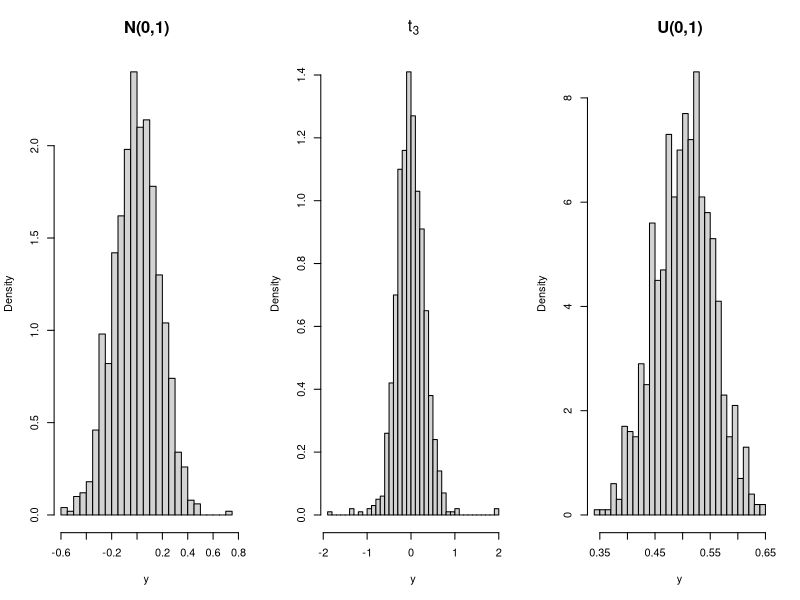
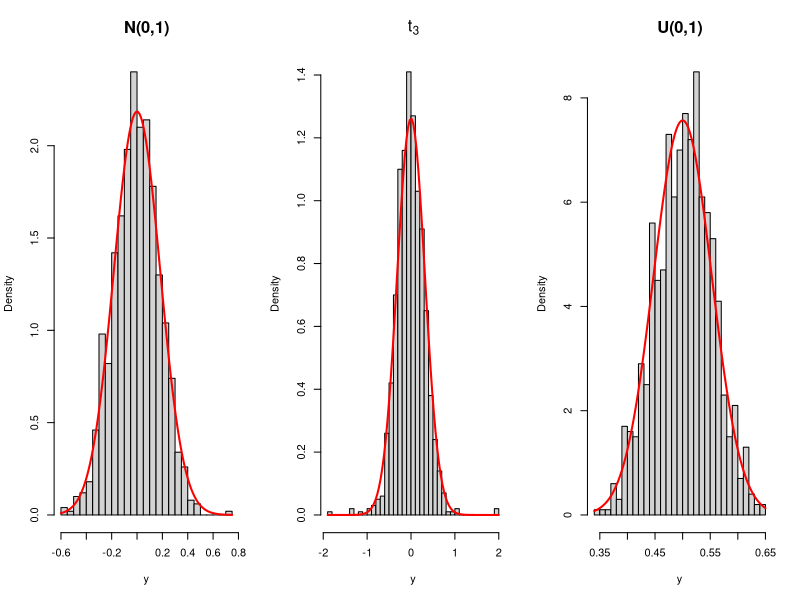
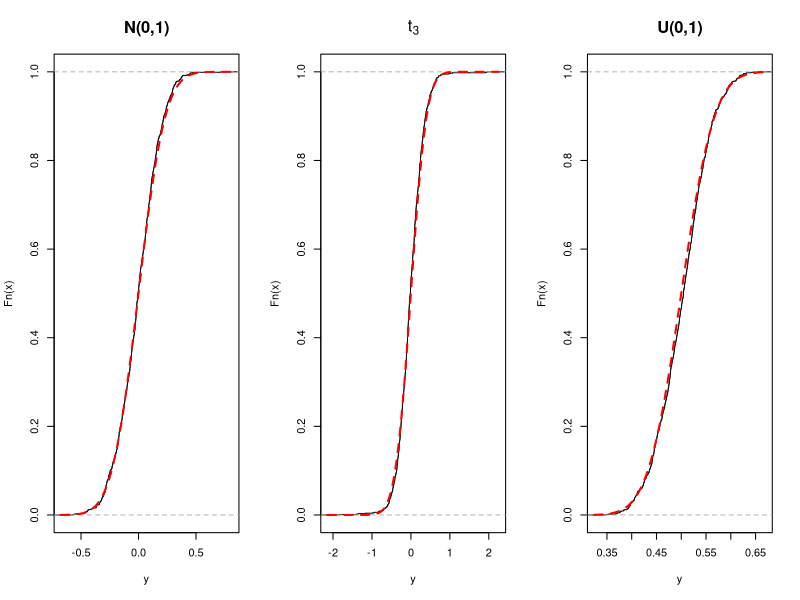
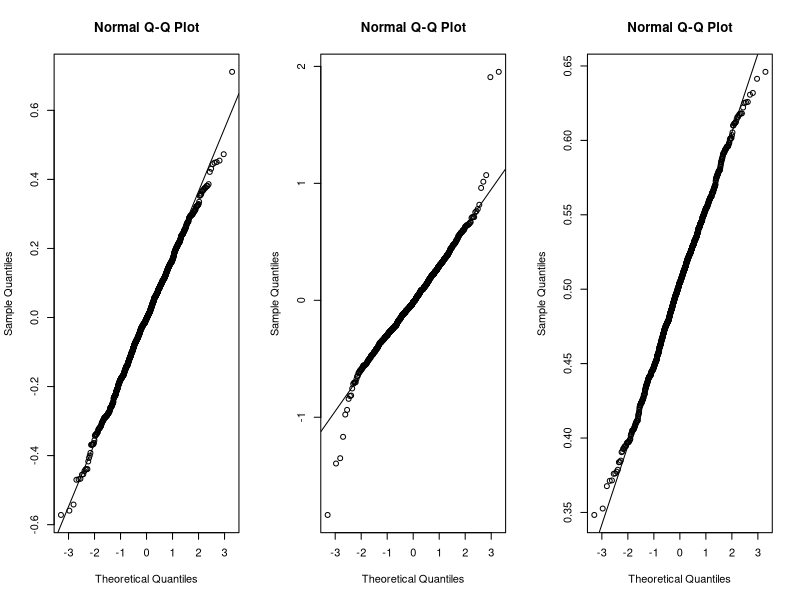
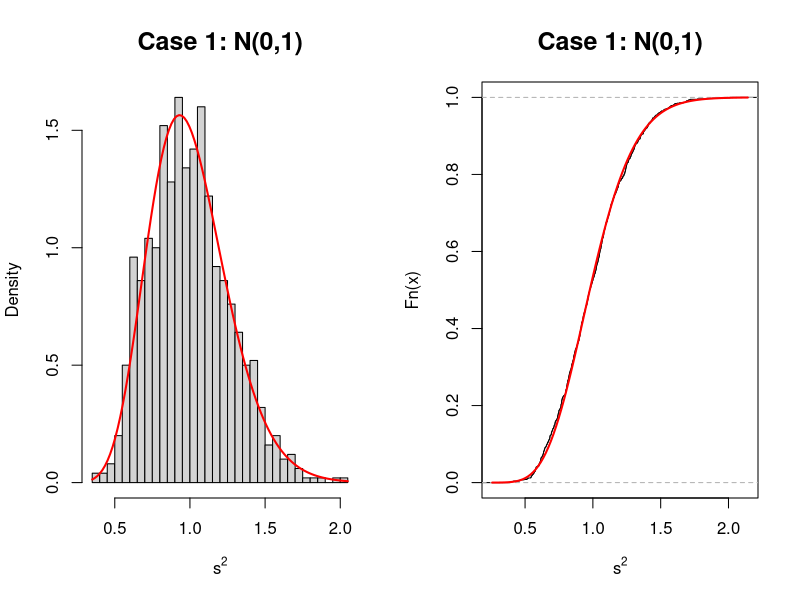
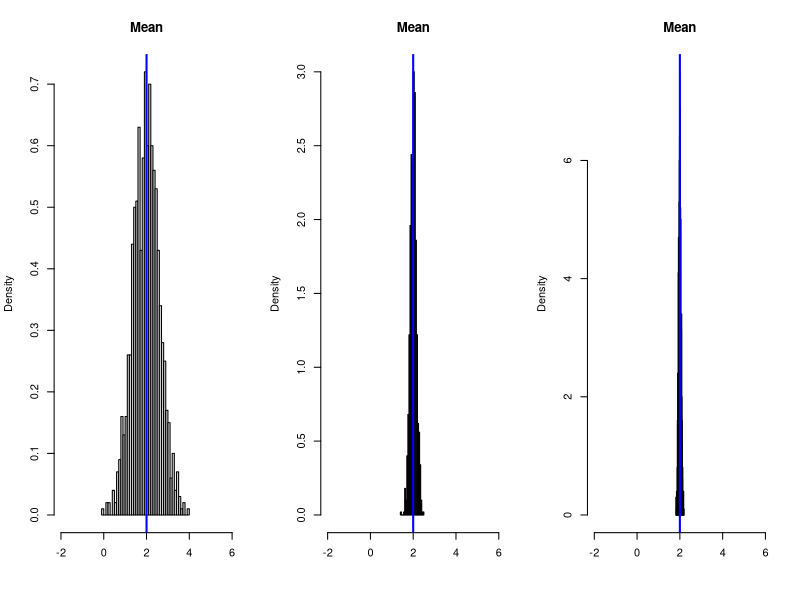
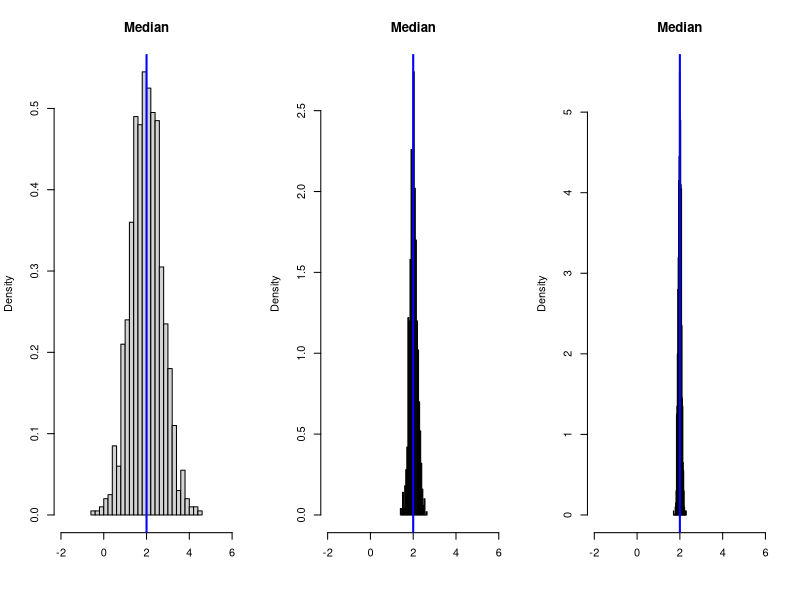
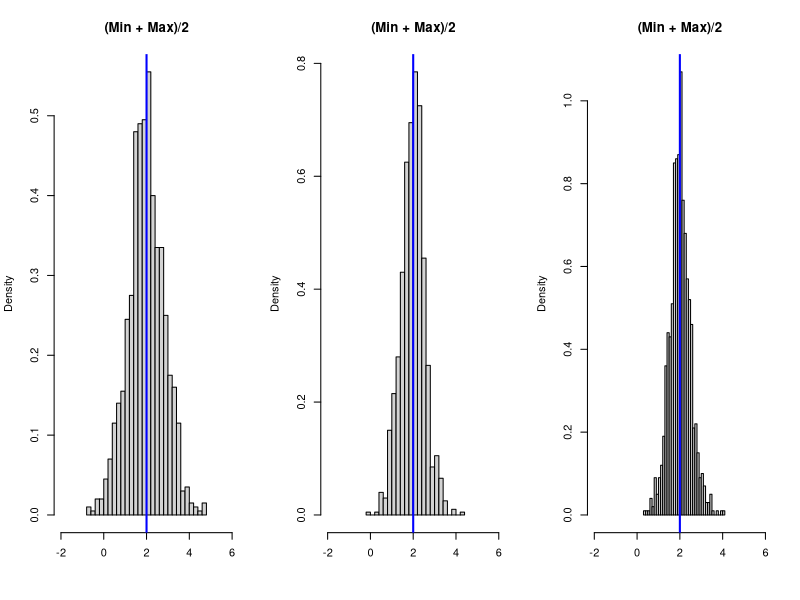

Write R code to recreate these figures, in order.
#################################
# R code for LAB2 - 13/10/2025  #
#                               #
# This is the post-LAB version  #
#################################


#   ____________________________________________________________________________
#   Distribution of the sample mean                                         ####

# Case 1) Generate from N(0,1)
# Case 2) Generate from t-student with 3 degrees of freedom
# Case 3) Generate from (continuous) uniform in (0,1)


set.seed(1234) # Set a seed
R <- 1000 # Fix the number of simulations
n <- 30 # Set the sample size

# Generate the sample of size n (for the 3 distributions) R times
samples <- array(0, c(3, n, R))
for (i in 1:R) {
  samples[1, , i] <- rnorm(n, 0, 1)
  samples[2, , i] <- rt(n, df = 3)
  samples[3, , i] <- runif(n, 0, 1)
}


# Getting the sample mean
sample_stat <- apply(samples, c(1, 3), mean)

# Equivalently (creating a)
sample_stat2 <- matrix(0, nrow = 3, ncol = R)
for (i in 1:R) {
  sample_stat2[, i] <- apply(samples[, , i], 1, mean)
}
max(abs(sample_stat - sample_stat2)) # Check


# Visualise the sample distributions by means of hiostograms
par(mfrow = c(1, 3))

hist(sample_stat[1, ],
  nclass = 30, probability = TRUE,
  xlab = "y", main = "N(0,1)", cex.main = 1.5
)
hist(sample_stat[2, ],
  nclass = 30, probability = TRUE,
  xlab = "y", main = expression(t[3]), cex.main = 1.5
)
hist(sample_stat[3, ],
  nclass = 30, probability = TRUE,
  xlab = "y", main = "U(0,1)", cex.main = 1.5
)


###############################################################################
# TODO: Overlap the density of the proper normal distribution to the histogram:

par(mfrow = c(1, 3))

hist(sample_stat[1, ],
  nclass = 30, probability = TRUE,
  xlab = "y", main = "N(0,1)", cex.main = 1.5
)
curve(dnorm(x, 0, sqrt(1 / n)), add = TRUE, col = "red", lwd = 2)

hist(sample_stat[2, ],
  nclass = 30, probability = TRUE,
  xlab = "y", main = expression(t[3]), cex.main = 1.5
)
curve(dnorm(x, 0, sqrt((3 / ((3 - 2) * n)))), add = TRUE, col = "red", lwd = 2)

hist(sample_stat[3, ],
  nclass = 30, probability = TRUE,
  xlab = "y", main = "U(0,1)", cex.main = 1.5
)
curve(dnorm(x, 1 / 2, sqrt(1 / (12 * n))), add = TRUE, col = "red", lwd = 2)

###############################################################################


# Other graphichal tools for this assesment

###############################################################################
# TODO: Overlap the density of the proper normal distribution substituing the XXX:

# ECDF vs CDF
par(mfrow = c(1, 3))

plot(ecdf(sample_stat[1, ]), xlab = "y", main = "N(0,1)", cex.main = 1.5)
curve(pnorm(x, 0, sqrt(1 / n)), add = TRUE, col = "red", lty = 2, lwd = 2)

plot(ecdf(sample_stat[2, ]), xlab = "y", main = expression(t[3]), cex.main = 1.5)
curve(pnorm(x, 0, sqrt((3 / ((3 - 2) * n)))),
  add = TRUE, col = "red",
  lty = 2, lwd = 2)

plot(ecdf(sample_stat[3, ]), xlab = "y", main = "U(0,1)", cex.main = 1.5)
curve(pnorm(x, 1 / 2, sqrt(1 / (12 * n))),
  add = TRUE, col = "red",
  lty = 2, lwd = 2)


# QQ-Norm
par(mfrow = c(1, 3))

qqnorm(sample_stat[1, ])
abline(0, sqrt(1 / n))

qqnorm(sample_stat[2, ])
abline(0, sqrt((3 / ((3 - 2) * n))))

qqnorm(sample_stat[3, ])
abline(1 / 2, sqrt(1 / (12 * n)))
###############################################################################

par(mfrow = c(1, 2))
sigma <- 1

# Recall the the samples are arleady generated and stored in the array samples
sample_var <- apply(samples, c(1, 3), var)[1, ]

# Histogram
hist(sample_var,
  nclass = 30, probability = TRUE,
  xlab = expression(s^2), main = "Case 1: N(0,1)", cex.main = 1.5
)
curve((n - 1) / sigma^2 * dchisq((n - 1) * x / sigma^2, df = n - 1), add = TRUE, col = "red", lwd = 2)

# ECDF vs CDF 0
plot(ecdf(sample_var), xlab = expression(s^2), main = "Case 1: N(0,1)", cex.main = 1.5)
curve(pchisq((n - 1) * x / sigma^2, df = n - 1), add = TRUE, col = "red", lwd = 2)




#   ____________________________________________________________________________
#   Point estimation: Comparison of four estimators of the mean parameter   ####

R <- 1000 # Number of replications
n <- 10 # Sample size
mu <- 2 # Population mean
sigma <- 2 # Population standard deviation

est <- matrix(0, R, 4)
label_est <- c("Mean", "Median", "(Min + Max)/2", "10pTrimMean")

set.seed(1234)

###############################################################################
# TODO: Generate values and fill the matrix est and compute the bias, variance and MSE
R <- 1000
n <- c(10, 200, 1000)
mu <- 2
sigma <- 2

est <- array(0, dim = c(R, 4, 3))
label_est <- c("Mean", "Median", "(Min + Max)/2", "10pTrimMean")

set.seed(13)


for (j in 1:length(n)) {
  for (i in 1:R) {
    x <- rnorm(n[j], mu, sigma)
    est[i, 1, j] <- mean(x)
    est[i, 2, j] <- median(x)
    est[i, 3, j] <- (max(x) + min(x)) / 2
    est[i, 4, j] <- mean(x, trim = 0.1)
  }
}


for (k in 1:4) {
  par(mfrow = c(1, 3))

  for (j in 1:length(n)) {
    hist(est[, k, j],
      nclass = 30, probability = T, xlab = "", xlim = c(-2, 6),
      main = label_est[k]
    )
    abline(v = mu, col = "blue", lwd = 2)
  }
}

# Variances
variance <- matrix(0, 3, 4)
for (j in 1:length(n)) {
  variance[j, ] <- apply(est[, , j], 2, var)
}
# Bias
bias <- matrix(0, 3, 4)
for (j in 1:length(n)) {
  bias[j, ] <- apply(est[, , j], 2, mean) - mu
}

# MSE
MSE <- variance + bias^2

colnames(bias) <- colnames(variance) <- colnames(MSE) <- label_est
rownames(bias) <- rownames(variance) <-
  rownames(MSE) <- c("n = 10", "n = 200", "n = 1000")

variance
bias
MSE
###############################################################################


# Point estimation: Assess properties increasing n ----
R <- 1000
n <- c(10, 200, 1000)
mu <- 2
sigma <- 2

est <- array(0, dim = c(R, 4, 3))
label_est <- c("Mean", "Median", "(Min + Max)/2", "10pTrimMean")

set.seed(13)


for (j in 1:length(n)) {
  for (i in 1:R) {
    x <- rnorm(n[j], mu, sigma)
    est[i, 1, j] <- mean(x)
    est[i, 2, j] <- median(x)
    est[i, 3, j] <- (max(x) + min(x)) / 2
    est[i, 4, j] <- mean(x, trim = 0.1)
  }
}

# Note that the plots obtained here are related to the last case
# -) You can use the left arrow to see the other plots
# -) Produce the plots for each k (do not consider the for loop and fix k)
for (k in 1:4) {
  par(mfrow = c(1, 3))
  for (j in 1:length(n)) {
    hist(est[, k, j],
      nclass = 30, probability = T, xlab = "", xlim = c(-2, 6),
      main = label_est[k], cex.main = 2
    )
    abline(v = mu, col = "blue", lwd = 2)
  }
}

# Variances
variance <- matrix(0, 3, 4)
for (j in 1:length(n)) {
  variance[j, ] <- apply(est[, , j], 2, var)
}
# Bias
bias <- matrix(0, 3, 4)
for (j in 1:length(n)) {
  bias[j, ] <- apply(est[, , j], 2, mean) - mu
}

# MSE
MSE <- variance + bias^2

colnames(bias) <- colnames(variance) <- colnames(MSE) <- label_est
rownames(bias) <- rownames(variance) <-
  rownames(MSE) <- c("n = 10", "n = 200", "n = 1000")

variance
bias
MSE


#   ____________________________________________________________________________
#   Point estimation: Comparison of unbiased and biased sample variance estimators ####

# Check the biased nature of the (biased) sample variance estimator via MC simulation,
# by generating n = 10 iid values from N(0,1), and compare the results with the unbiased estimator

# Initial settings
set.seed(2)
R <- 1000
n <- 10
mu <- 0
sigma <- 1

# Save the results in two vectors:
# s2: unbiased sample variance estimates
# s2_b: biased sample variance estimates
s2 <- rep(0, R)
s2_b <- rep(0, R)

# For each replication we generate 10 samples from
# a normal r.v. with mean mu and variance sigma^2
# and we compute the four sample variance estimates
for (i in 1:R) {
  y <- rnorm(n, mu, sigma)
  s2[i] <- var(y)
  s2_b[i] <- var(y) * (n - 1) / n
}

# Get a point estimates
s2_mean <- mean(s2)
s2_b_mean <- mean(s2_b)

# plot s2
par(mfrow = c(1, 2), oma = c(0, 0, 0, 0))
hist(s2,
  breaks = 50, xlab = expression(s^2), probability = TRUE,
  main = expression(s^2), cex.main = 1.5
)
# in red the true mean, in blue the estimated mean
abline(v = sigma^2, col = "red", lwd = 2)
abline(v = s2_mean, col = "blue", lwd = 3, lty = 3)

# plot s2 biased
hist(s2_b,
  breaks = 50, xlab = expression(s[b]^2), probability = TRUE,
  main = expression(s[b]^2), cex.main = 1.5
)
# in red the true mean, in blue the estimated mean
abline(v = sigma^2, col = "red", lwd = 3)
abline(v = s2_b_mean, col = "blue", lwd = 3, lty = 2)

